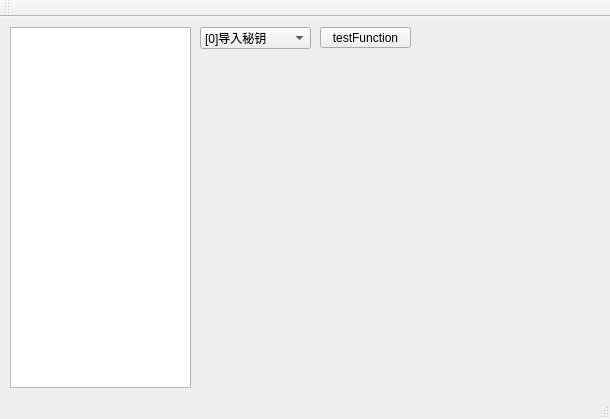
<?xml version="1.0" encoding="UTF-8"?>
<ui version="4.0">
 <class>MainWindow</class>
 <widget class="QMainWindow" name="MainWindow">
  <property name="geometry">
   <rect>
    <x>0</x>
    <y>0</y>
    <width>610</width>
    <height>419</height>
   </rect>
  </property>
  <property name="windowTitle">
   <string>MainWindow</string>
  </property>
  <widget class="QWidget" name="centralWidget">
   <widget class="QTreeView" name="keyFileTree">
    <property name="geometry">
     <rect>
      <x>10</x>
      <y>10</y>
      <width>181</width>
      <height>361</height>
     </rect>
    </property>
   </widget>
   <widget class="QComboBox" name="comboBox">
    <property name="geometry">
     <rect>
      <x>200</x>
      <y>10</y>
      <width>111</width>
      <height>22</height>
     </rect>
    </property>
    <item>
     <property name="text">
      <string>[0]导入秘钥</string>
     </property>
    </item>
    <item>
     <property name="text">
      <string>[1]导入公安印章</string>
     </property>
    </item>
    <item>
     <property name="text">
      <string>[2]导出公安印章</string>
     </property>
    </item>
    <item>
     <property name="text">
      <string>[3]加密数据</string>
     </property>
    </item>
    <item>
     <property name="text">
      <string>[4]解密数据</string>
     </property>
    </item>
    <item>
     <property name="text">
      <string>[5]获取鉴别码</string>
     </property>
    </item>
   </widget>
   <widget class="QPushButton" name="pushButton">
    <property name="geometry">
     <rect>
      <x>320</x>
      <y>10</y>
      <width>91</width>
      <height>21</height>
     </rect>
    </property>
    <property name="text">
     <string>testFunction</string>
    </property>
   </widget>
  </widget>
  <widget class="QMenuBar" name="menuBar">
   <property name="geometry">
    <rect>
     <x>0</x>
     <y>0</y>
     <width>610</width>
     <height>22</height>
    </rect>
   </property>
  </widget>
  <widget class="QToolBar" name="mainToolBar">
   <attribute name="toolBarArea">
    <enum>TopToolBarArea</enum>
   </attribute>
   <attribute name="toolBarBreak">
    <bool>false</bool>
   </attribute>
  </widget>
  <widget class="QStatusBar" name="statusBar"/>
 </widget>
 <layoutdefault spacing="6" margin="11"/>
 <resources/>
 <connections/>
</ui>
